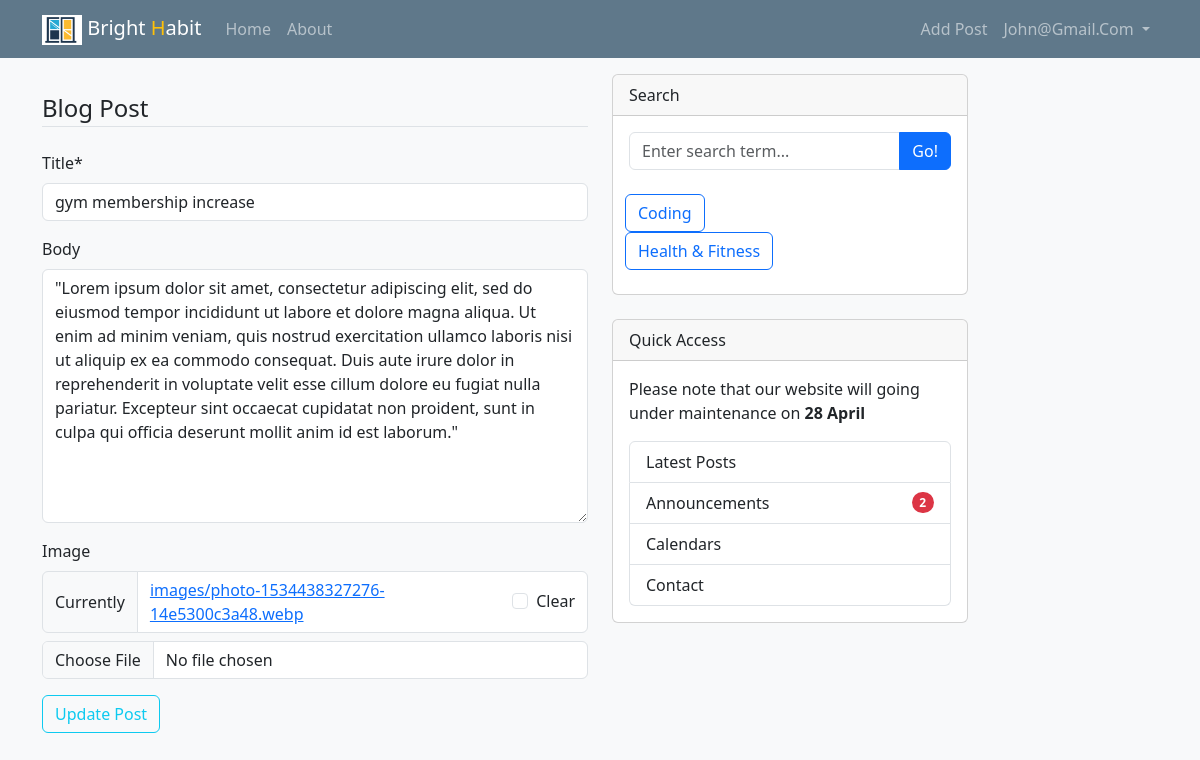
The app's page /post/13/update (signed in), older data.
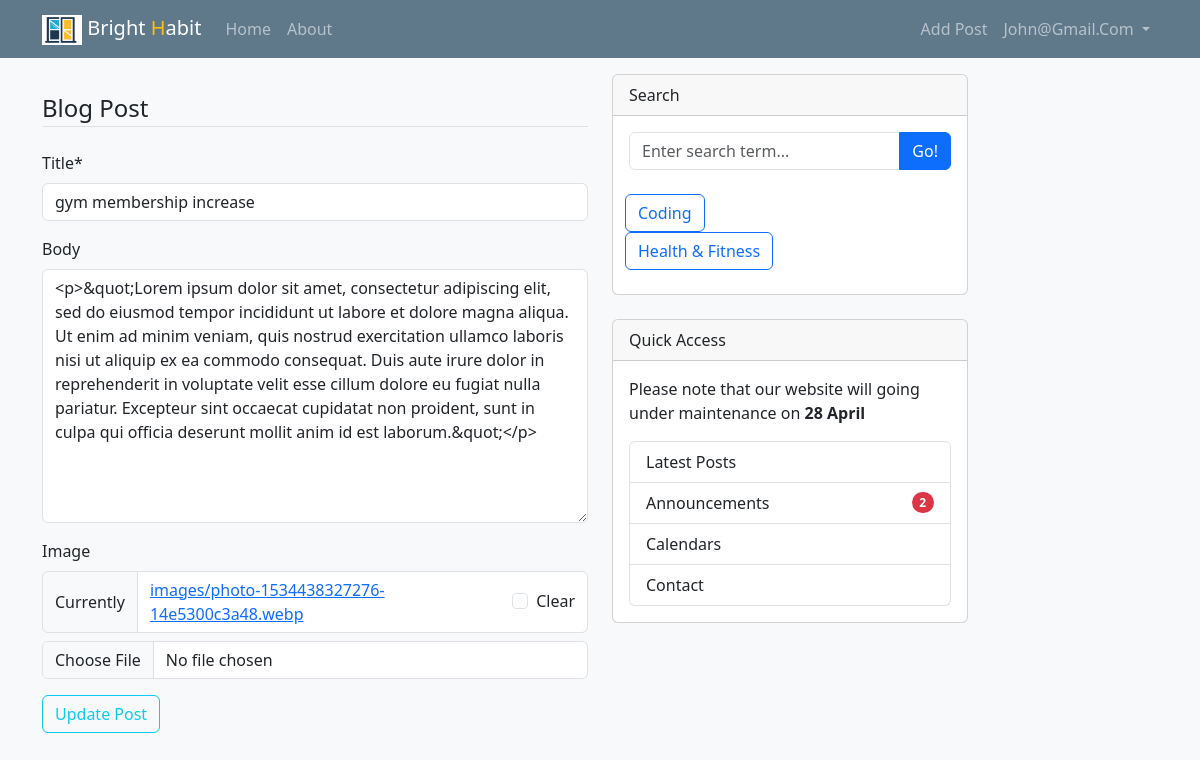
The same page, newer data.
### blog/models.py (models this page shows, shortened)
class Post(models.Model):
    title = models.CharField(max_length=100)
    body = RichTextField(blank=True, null=True)
    date_posted = models.DateTimeField(default=timezone.now)
    author = models.ForeignKey(User, on_delete=models.CASCADE)
    image = models.ImageField(null=True, blank=True, upload_to='images/')
    tags = models.ManyToManyField(Tag, blank=True, related_name='tags')
    search_fields = ('title', 'body', 'author')

### blog/views.py (the view, shortened to what this page needs)
# urls.py: path('post/<int:pk>/update', PostUpdateView.as_view(), name=name('update')),
class PostUpdateView(LoginRequiredMixin, UserPassesTestMixin, UpdateView):
    model = Post
    context_object_name = 'post'
    template_name = 'blog/update.html'
    fields = ['title', 'body', 'image']
    def test_func(self):
        post = self.get_object()
        return self.request.user == post.author

### blog/templates/blog/update.html (shortened to what this page needs)
{% extends 'base.html' %}
{% load crispy_forms_tags %}
{% block content %}
    <form action="" method="post" novalidate enctype="multipart/form-data">
        <fieldset class="form-group">
            <legend class="border-bottom mb-4 text-capitalize">blog post</legend>
            {{ form|crispy }}
        </fieldset>
        <div class="form-group pb-3">
            <button type="submit" class="btn btn-outline-info text-capitalize">update post</button>
        </div>
    </form>
{% endblock %}

Row changes from the older to the newer data that the page shows:
changed Post "gym membership increase": body "\"Lorem ipsum dolor sit amet, consectetur adipiscing elit, sed do eiusmod tempor incididunt ut labore et dolore magna aliqua. Ut enim ad minim veniam, quis nostrud exercitation ullamco laboris nisi ut aliquip ex ea commodo consequat. Duis aute irure dolor in reprehenderit in voluptate velit esse cillum dolore eu fugiat nulla pariatur. Excepteur sint occaecat cupidatat non proident, sunt in culpa qui officia deserunt mollit anim id est laborum.\"" → "<p>&quot;Lorem ipsum dolor sit amet, consectetur adipiscing elit, sed do eiusmod tempor incididunt ut labore et dolore magna aliqua. Ut enim ad minim veniam, quis nostrud exercitation ullamco laboris nisi ut aliquip ex ea commodo consequat. Duis aute irure dolor in reprehenderit in voluptate velit esse cillum dolore eu fugiat nulla pariatur. Excepteur sint occaecat cupidatat non proident, sunt in culpa qui officia deserunt mollit anim id est laborum.&quot;</p>"
